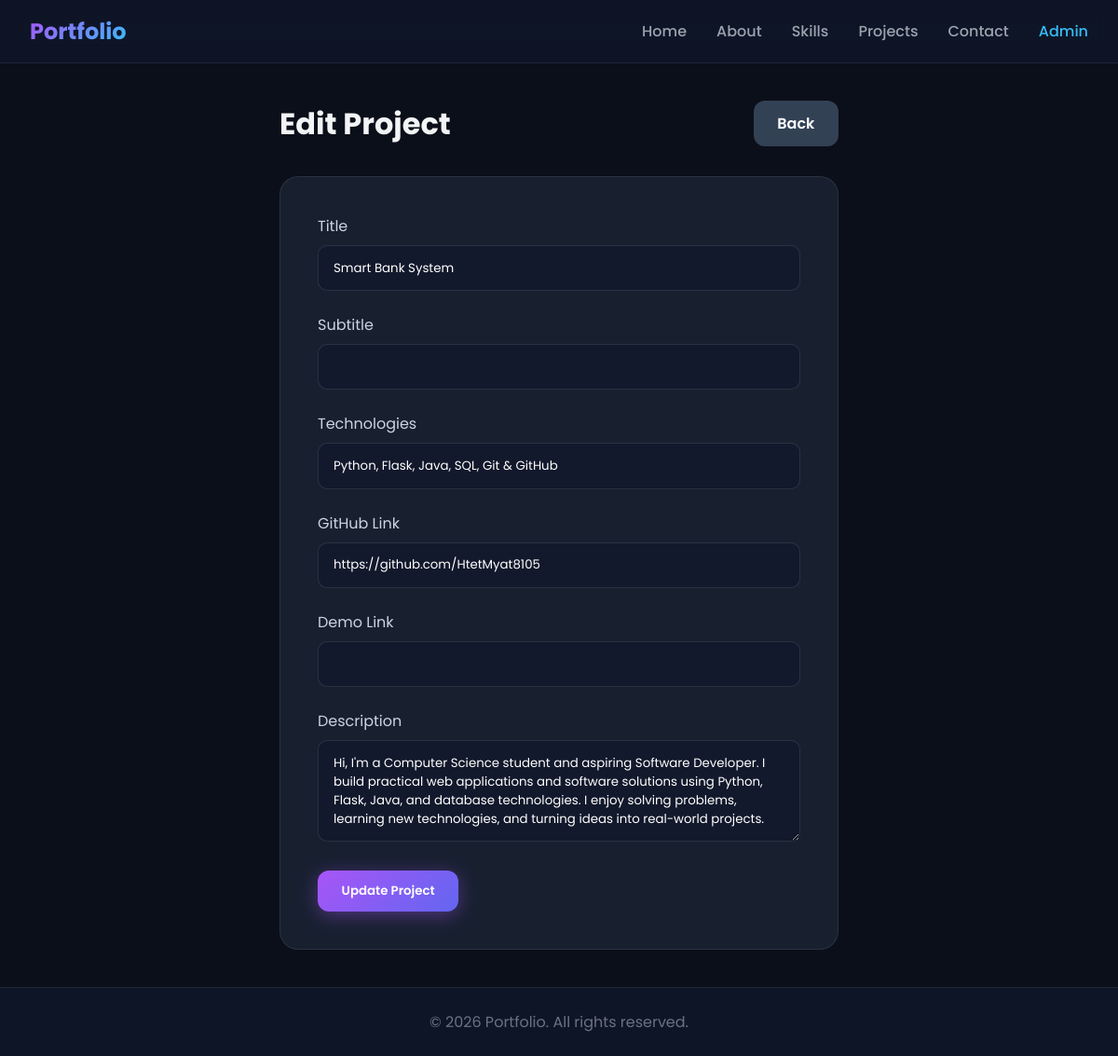
The app's page /admin/projects/edit/1 (signed in) with its own data.
### tables this page shows
CREATE TABLE projects (
            id INTEGER PRIMARY KEY AUTOINCREMENT,
            title TEXT NOT NULL,
            subtitle TEXT,
            description TEXT,
            tech TEXT,
            github TEXT,
            demo TEXT
        );

### app.py (the view, shortened to what this page needs)
@app.route("/admin/projects/edit/<int:id>", methods=["GET", "POST"])
def edit_project(id):
    if not session.get("admin"):
        return redirect(url_for("login"))
    conn = get_db_connection()
    project = conn.execute("SELECT * FROM projects WHERE id = ?", (id,)).fetchone()
    conn.close()
    return render_template("admin/edit_project.html", project=project)

### app.py (called while the page is built)
def get_db_connection():
    if not os.path.exists("database"):
        os.makedirs("database")
    conn = sqlite3.connect("database/portfolio.db")
    conn.row_factory = sqlite3.Row
    return conn

### templates/admin/edit_project.html
{% extends "base.html" %}
{% block content %}
<div style="max-width: 600px; margin: 0 auto;">
    <div style="display: flex; justify-content: space-between; align-items: center; margin-bottom: 2rem;">
        <h1>Edit Project</h1>
        <a href="{{ url_for('admin_projects') }}" class="btn" style="background: #334155; color: white;">Back</a>
    </div>
    <form method="POST" class="contact-form" style="max-width: 100%;">
        <div class="form-group">
            <label>Title</label>
            <input type="text" name="title" value="{{ project.title }}" required>
        </div>
        <div class="form-group">
            <label>Subtitle</label>
            <input type="text" name="subtitle" value="{{ project.subtitle }}">
        </div>
        <div class="form-group">
            <label>Technologies</label>
            <input type="text" name="tech" value="{{ project.tech }}">
        </div>
        <div class="form-group">
            <label>GitHub Link</label>
            <input type="text" name="github" value="{{ project.github }}">
        </div>
        <div class="form-group">
            <label>Demo Link</label>
            <input type="text" name="demo" value="{{ project.demo }}">
        </div>
        <div class="form-group">
            <label>Description</label>
            <textarea name="description" rows="4">{{ project.description }}</textarea>
        </div>
        <button type="submit" class="btn primary-btn">Update Project</button>
    </form>
</div>
{% endblock %}

### static/css/style.css (style rules this page uses)
* { margin: 0; padding: 0; box-sizing: border-box; font-family: 'Poppins', sans-serif; }
body { background-color: #0b0f19; color: #f3f4f6; min-height: 100vh; display: flex; flex-direction: column; }
.btn { display: inline-block; padding: 0.75rem 1.6rem; border-radius: 12px; text-decoration: none; font-weight: 600; transition: all 0.3s ease; border: none; cursor: pointer; }
.primary-btn { background: linear-gradient(135deg, #a855f7, #6366f1); color: white; box-shadow: 0 4px 20px rgba(168, 85, 247, 0.4); }
.contact-form { background: rgba(30, 41, 59, 0.7); padding: 2.5rem; border-radius: 20px; border: 1px solid rgba(255, 255, 255, 0.08); max-width: 600px; }
.form-group { margin-bottom: 1.5rem; }
.form-group label { display: block; margin-bottom: 0.5rem; color: #cbd5e1; }
.form-group input, .form-group textarea { width: 100%; padding: 0.85rem 1rem; border-radius: 10px; border: 1px solid rgba(255, 255, 255, 0.1); background: rgba(15, 23, 42, 0.6); color: white; outline: none; }

### records on screen
projects: title "Smart Bank System", tech "Python, Flask, Java, SQL, Git & GitHub", github "https://github.com/HtetMyat8105", description "Hi, I'm a Computer Science student and aspiring Software Developer. I build practical web applications and software solutions using Python, Flask, Java, and database technologies. I enjoy solving problems, learning new technologies, and turning ideas into real-world projects."
